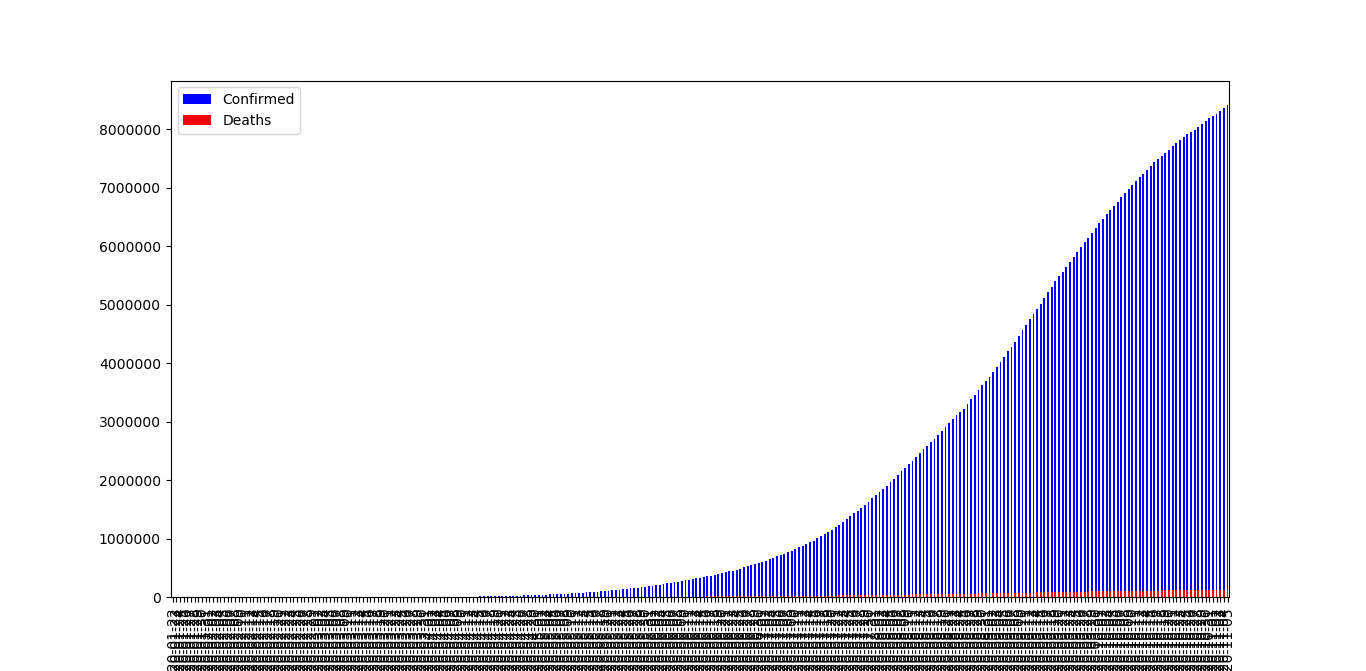

Write Python code to recreate this figure.
import matplotlib.pyplot as plt
import pandas as pd

URL_DATASET = r'https://raw.githubusercontent.com/datasets/covid-19/master/data/countries-aggregated.csv'
df1 = pd.read_csv(URL_DATASET)
df_india = df1[df1['Country'] == 'India']
df_india.plot(kind = 'bar', x = 'Date', y = 'Confirmed', color = 'blue')
ax1 = plt.gca()
df_india.plot(kind = 'bar', x = 'Date', y = 'Deaths', color = 'red', ax = ax1)
plt.show()
